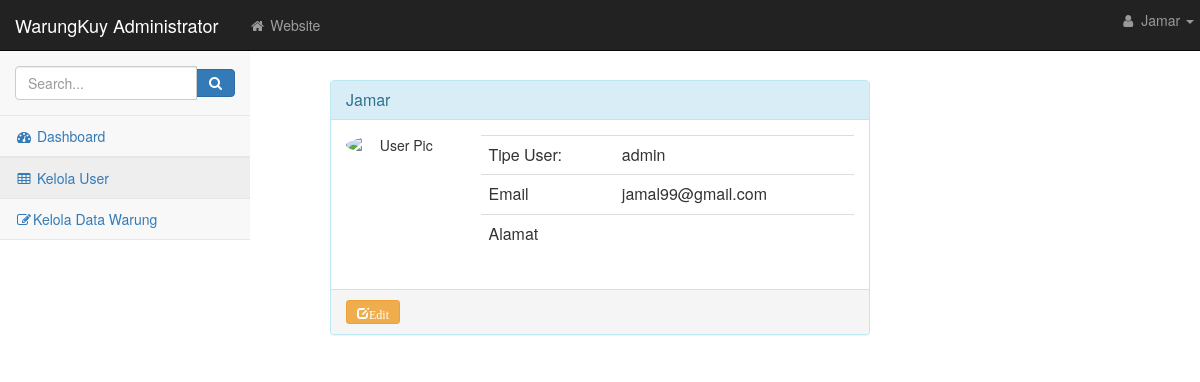
/View/DetailProfileUser.php?id=9 (signed in), run on the app's committed database.
### tables this page shows
CREATE TABLE `tb_users` (
  `id_user` int(5) NOT NULL,
  `username` char(11) NOT NULL,
  `email` varchar(50) NOT NULL,
  `password` char(20) NOT NULL,
  `hak` enum('admin','registered') NOT NULL,
  `alamat` varchar(255) DEFAULT NULL,
  `foto` varchar(256) DEFAULT NULL
);

### View/DetailProfileUser.php (the view, shortened to what this page needs)
<?php
require('../Config/koneksi.php');
$sesNama =$_SESSION['username'];
$id_user = $_GET['id'];
$query ="SELECT * FROM tb_users WHERE id_user=$id_user";
$result =mysqli_query($koneksi, $query);
$row =mysqli_fetch_assoc($result);
$nama =$row['username'];
$hak =$row['hak'];
$email =$row['email'];
?>
<link href="css/startmin.css" rel="stylesheet">
<link href="css/bootstrap.min.css" rel="stylesheet" id="bootstrap-css">
<link href="css/font-awesome.min.css" rel="stylesheet" type="text/css">
<body style="margin-top: 80px;">
<nav class="navbar navbar-inverse navbar-fixed-top" role="navigation">
    <div class="navbar-header">
        <a class="navbar-brand" href="../../index.php">WarungKuy Administrator</a>
    </div>
    <ul class="nav navbar-nav navbar-left navbar-top-links">
        <li><a href="#"><i class="fa fa-home fa-fw"></i> Website</a></li>
    </ul>
    <ul class="nav navbar-right navbar-top-links">
        <li class="dropdown">
            <a class="dropdown-toggle" data-toggle="dropdown" href="#">
                <i class="fa fa-user fa-fw"></i> <?php echo $sesNama; ?> <b class="caret"></b>
            </a>
        </li>
    </ul>
    <div class="navbar-default sidebar" role="navigation">
        <div class="sidebar-nav navbar-collapse">
            <ul class="nav" id="side-menu">
                <li class="sidebar-search">
                    <div class="input-group custom-search-form">
                        <input type="text" class="form-control" placeholder="Search...">
                        <span class="input-group-btn">
                                        <button class="btn btn-primary" type="button">
                                            <i class="fa fa-search"></i>
                                        </button>
                                </span>
                    </div>
                </li>
                <li>
                    <a href="index.php"><i class="fa fa-dashboard fa-fw"></i> Dashboard</a>
                </li>
                <li>
                    <a href="tables.php" class="active"><i class="fa fa-table fa-fw"></i> Kelola User</a>
                </li>
                <li>
                    <a href="KelolaWarung.php"><i class="fa fa-edit fa-fw"></i>Kelola Data Warung</a>
                </li>
            </ul>
        </div>
    </div>
</nav>
<div class="container">
    <div class="col-xs-12 col-sm-12 col-md-6 col-lg-6 col-xs-offset-0 col-sm-offset-0 col-md-offset-3 col-lg-offset-3 toppad">
        <div class="panel panel-info">
            <div class="panel-heading">
                <h3 class="panel-title"><?php
                   echo $nama;
                    ?></h3>
            </div>
            <div class="panel-body">
                <div class="row">
                    <div class="col-md-3 col-lg-3 " align="center"><img alt="User Pic"
                                                                        src="../Controller/getImage.php?id=<?php echo $id_user ?>"
                                                                        class="img-circle img-responsive"></div>
                    <div class=" col-md-9 col-lg-9 ">
                        <table class="table table-user-information">
                            <tbody>
                            <tr>
                                <td>Tipe User:</td>
                                <td><?php  echo $hak;?></td>
                            </tr>
                            <tr>
                            <tr>
                                <td>Email</td>
                                <td><?php
                                    echo $email;
                                    ?></td>
                            </tr>
                            <tr>
                                <td>Alamat</td>
                                <td><a <?php
                                    ?></a></td>
                            </tr>
                            </tr>
                            </tbody>
                        </table>
                    </div>
                </div>
            </div>
            <div class="panel-footer">
                <a href="AturProfileUser.php?id=<?php echo $id_user;?>" data-original-title="Edit this user" data-toggle="tooltip" type="button"
                   class="btn btn-sm btn-warning"><i class="glyphicon glyphicon-edit">Edit </i></a>
            </div>
        </div>
    </div>
</div>
</body>

### View/css/startmin.css (style rules this page uses)
body { background-color: #f8f8f8; }
.navbar-header { float: left; }
.navbar-left { float: left; }
.navbar-right { text-align: right; }
.navbar-top-links { margin: 0; }
.navbar-top-links li { display: inline-block; }
.navbar-top-links li:last-child { margin-right: 6px; }
.navbar-top-links li a { padding: 15px; min-height: 50px; }
.navbar-top-links>li>a { color: #999; }
.sidebar .sidebar-nav.navbar-collapse { padding-right: 0; padding-left: 0; }
.sidebar .sidebar-search { padding: 15px; }
.sidebar ul li { border-bottom: 1px solid #e7e7e7; }
.sidebar ul li a.active { background-color: #eee; }
@media (min-width:768px) { .sidebar { z-index: 1; position: absolute; width: 250px; margin-top: 51px; } }

### data on the page
tb_users: username "Jamar", hak "admin", email "jamal99@gmail.com"

### other printed values
$sesNama "Jamar"
